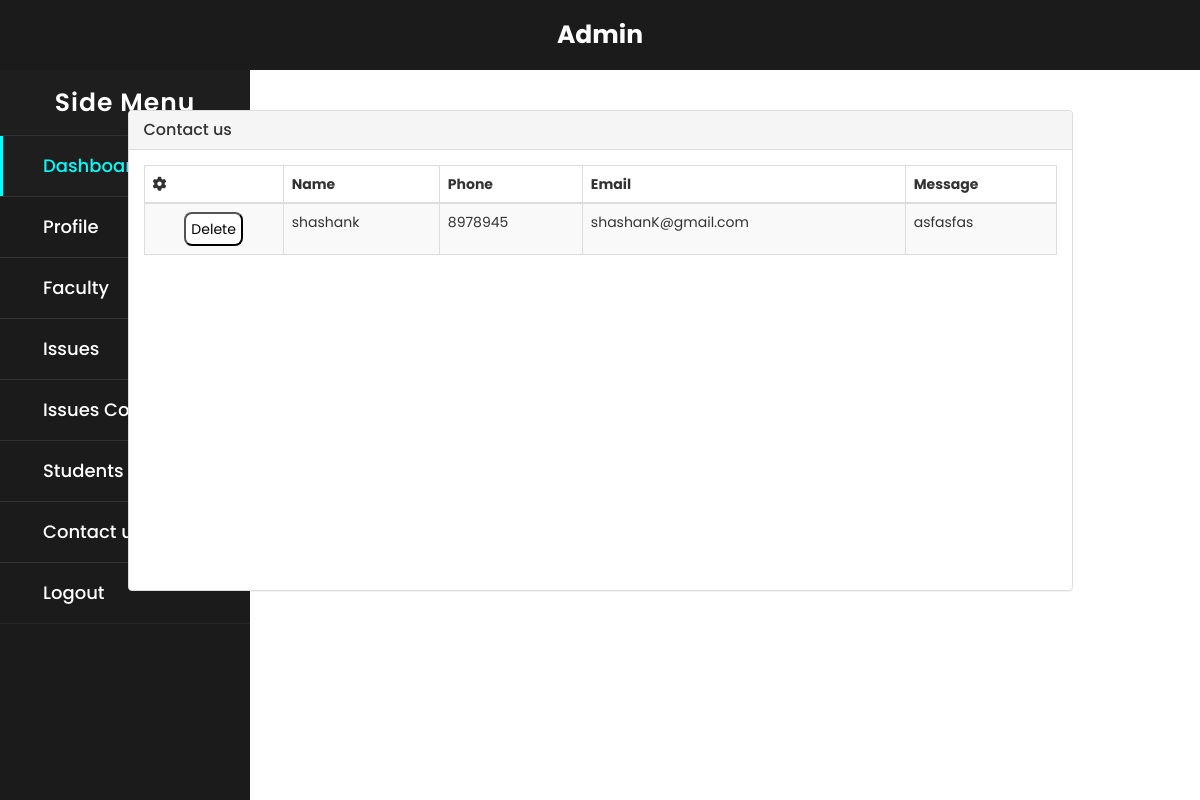
/Admin/contactus.php (signed in), run on the app's committed database.
### tables this page shows
CREATE TABLE `contact` (
  `cid` bigint(100) NOT NULL,
  `name` varchar(100) NOT NULL,
  `phone` bigint(100) NOT NULL,
  `email` varchar(100) NOT NULL,
  `message` varchar(600) NOT NULL
);

### Admin/contactus.php (the view, shortened to what this page needs)
<!DOCTYPE html>
<head>
    <link rel="stylesheet" type="text/css" href="../css/table.css">
    <link rel="stylesheet" type="text/css" href="../css/buttons.css">
    <link href="//maxcdn.bootstrapcdn.com/bootstrap/3.3.0/css/bootstrap.min.css" rel="stylesheet" id="bootstrap-css">
</head>
<body>
<?php include '../asset/admin_dash.php'; ?>
    <div class="container">
        <div class="row">
            <br>
            <br>
            <div class="col-md-10 col-md-offset-1">
                <div class="panel panel-default panel-table">
                    <div class="panel-heading">
                        <div class="row">
                            <div class="col col-xs-6">
                                <h3 class="panel-title">Contact us </h3>
                            </div>
                        </div>
                    </div>
                    <div class="panel-body table-fixed">
                        <table class="table table-striped table-bordered table-list">
                            <thead>
                                <tr>
                                    <th><em class="fa fa-cog"></em></th>
                                    <th class="hidden-xs"> Name</th>
                                    <th>Phone</th>
                                    <th>Email</th>
                                    <th>Message</th>
                                </tr>
                            </thead>
                            <tbody>
                                <?php
                                include '../Connection.php';
                                $que = mysqli_query($conn, "select * from contact ");
                                while ($row = mysqli_fetch_array($que)) {
                                    ?>
                                    <tr>
                                        <td align='center'>
                                            <form method="POST" action="">
                                                <input type="submit" name="delete" id="but" onclick="return confirm('Confirm To Delete')" value="Delete">
                                            </form>
                                        <td><?php echo $row['name']; ?></td>
                                        <td><?php echo $row['phone']; ?></td>
                                        <td><?php echo $row['email']; ?></td>
                                        <td><?php echo $row['message']; ?></td>
                                    </tr>
                                    <?php
                                }
                                ?>
                            </tbody>
                        </table>
                    </div>
                </div>
            </div></div></div>
</body>
</html>

### css/table.css (style rules this page uses)
.table-fixed { display: block; height: 440px; overflow-y: auto; }

### css/buttons.css (style rules this page uses)
#but { padding:5px; color: black; background-color: white; border-radius: 8px; border-color: black; }

### asset/admin_dash.php (style rules this page uses)
* { margin: 0; padding: 0; user-select: none; box-sizing: border-box; font-family: 'Poppins', sans-serif; }

### data on the page
contact: name "shashank", phone "8978945", email "shashanK@gmail.com", message "asfasfas"
